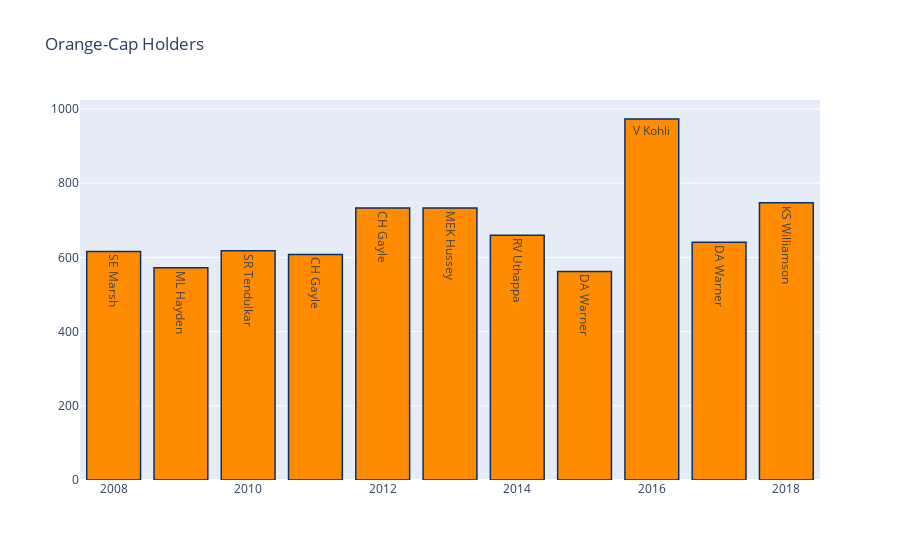

Notebook code cell kept with this figure:
### Markdown cell above
### Orange Caps Each Season(Highest Run Getter per Season)

### Code cell
orange=df_matches[['id','season']]
orange=orange.merge(df_deliveries,left_on='id',right_on='match_id',how='left')
orange=orange.groupby(['season','batsman'])['batsman_runs'].sum().reset_index()
orange=orange.sort_values('batsman_runs',ascending=0)
orange=orange.drop_duplicates(subset=["season"],keep="first")
orange.sort_values(by='season')

trace1 = go.Bar(
    x=orange['season'].values,
    y=orange['batsman_runs'].values,
    name='Total Matches',
    text=orange['batsman'].values,
    marker=dict(
        color='rgb(255,140,0)',
        line=dict(
            color='rgb(8,48,107)',
            width=1.5,
        )
    ),
    opacity=1
)


layout = go.Layout(
    title='Orange-Cap Holders',
)
data=[trace1]
fig = go.Figure(data=data, layout=layout)
py.iplot(fig, filename='stacked-bar')

### Figure 1 — Plotly figure (JSON) as saved in the notebook; plotly's stock layout.template omitted (floating-point values rounded to 4 significant figures)
{"data": [{"marker": {"color": "rgb(255,140,0)", "line": {"color": "rgb(8,48,107)", "width": 1.5}}, "name": "Total Matches", "opacity": 1, "text": ["V Kohli", "KS Williamson", "MEK Hussey", "CH Gayle", "RV Uthappa", "DA Warner", "SR Tendulkar", "SE Marsh", "CH Gayle", "ML Hayden", "DA Warner"], "type": "bar", "x": [2016, 2018, 2013, 2012, 2014, 2017, 2010, 2008, 2011, 2009, 2015], "y": [973, 747, 733, 733, 660, 641, 618, 616, 608, 572, 562]}], "layout": {"title": {"text": "Orange-Cap Holders"}}}
